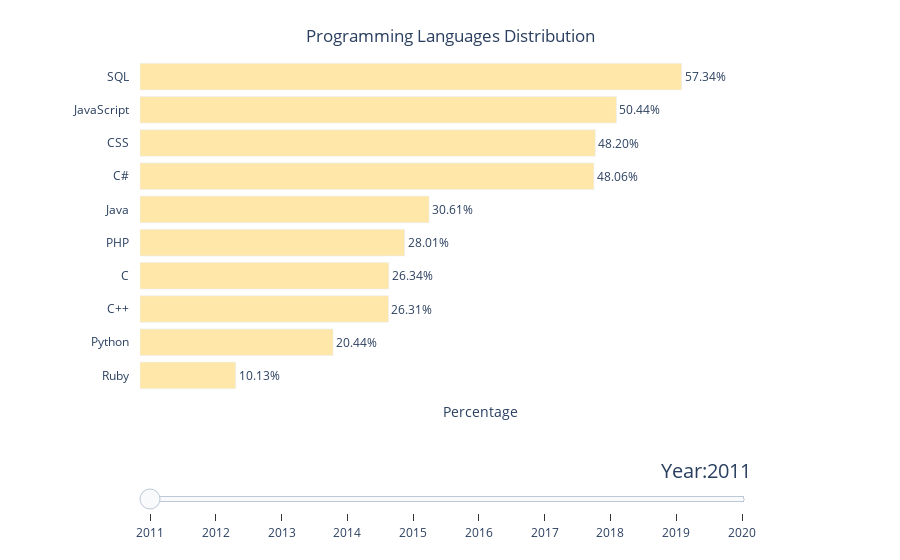

Notebook source saved alongside this figure:
### Code cell
fig = px.bar(
    concat_programming_languages, x="percentage", y="language", text="percentage",
    animation_frame="year", 
    color_discrete_sequence=['rgb(255, 231, 169)'],
    hover_data={'year': False, 'language': True, 'percentage':':.2%',},
)
        
slider_duration = 400
for step in range(len(fig.layout.sliders[0].steps)):
    fig.layout.sliders[0].steps[step].args[1]['transition'] = {"duration": slider_duration, "easing": "cubic-in-out"}
    fig.layout.sliders[0].steps[step].args[1]['frame'] = {'duration': slider_duration, 'redraw': True}

# button_duration = 1000
# fig.layout.updatemenus[0].buttons[0].args[1]["transition"]["duration"] = button_duration
# fig.layout.updatemenus[0].buttons[0].args[1]["frame"]["duration"] = button_duration
fig.layout.updatemenus[0].buttons = None
fig.layout.sliders[0]['x'] = 0
fig.layout.sliders[0]['currentvalue'] = {
    "font": {"size": 20},
    "prefix": "Year:",
    "visible": True,
    "xanchor": "right"
}

textposition='outside'
hovertemplate = "%{y}: %{x:.2%}<br>"+"<extra></extra>"
for frame in fig.frames:
    frame.data[0]['hovertemplate'] = hovertemplate
    frame.data[0]['textposition'] = textposition

fig.update_layout(
    showlegend=False,
    xaxis=dict(
        showgrid=False,
        showline=False,
        zeroline=False,
        showticklabels=False,
        title='Percentage',
        range=[0, 0.72]
    ),
    yaxis=dict(
        title='',
        showgrid=False,
        showline=False,
        zeroline=False,
        ticks= "outside", 
        tickcolor= 'white', 
        ticklen= 8,
    ),
    title=dict(
        text= "Programming Languages Distribution",
        x=0.5,
        xanchor='center',
        yanchor='top'
    ),
    plot_bgcolor='rgba(0,0,0,0)',
    margin= {'l': 140},
)

fig.update_traces(
    texttemplate='%{text:.2%}',
    textposition=textposition,
    hovertemplate = hovertemplate
)

fig.show()

### Figure 1 — Plotly figure (JSON) as saved in the notebook; plotly's stock layout.template omitted (floating-point values rounded to 4 significant figures)
{"data": [{"alignmentgroup": "True", "customdata": [[2011, "Ruby", 0.1013], [2011, "Python", 0.2044], [2011, "C++", 0.2631], [2011, "C", 0.2634], [2011, "PHP", 0.2801], [2011, "Java", 0.3061], [2011, "C#", 0.4806], [2011, "CSS", 0.482], [2011, "JavaScript", 0.5044], [2011, "SQL", 0.5734]], "hovertemplate": "%{y}: %{x:.2%}<br><extra></extra>", "legendgroup": "", "marker": {"color": "rgb(255, 231, 169)"}, "name": "", "offsetgroup": "", "orientation": "h", "showlegend": false, "text": [0.1013, 0.2044, 0.2631, 0.2634, 0.2801, 0.3061, 0.4806, 0.482, 0.5044, 0.5734], "textposition": "outside", "texttemplate": "%{text:.2%}", "type": "bar", "x": [0.1013, 0.2044, 0.2631, 0.2634, 0.2801, 0.3061, 0.4806, 0.482, 0.5044, 0.5734], "xaxis": "x", "y": ["Ruby", "Python", "C++", "C", "PHP", "Java", "C#", "CSS", "JavaScript", "SQL"], "yaxis": "y"}], "layout": {"autosize": true, "barmode": "relative", "legend": {"tracegroupgap": 0}, "margin": {"l": 140, "t": 60}, "plot_bgcolor": "rgba(0, 0, 0, 0)", "showlegend": false, "sliders": [{"active": 0, "currentvalue": {"font": {"size": 20}, "prefix": "Year:", "visible": true, "xanchor": "right"}, "len": 0.9, "pad": {"b": 10, "t": 60}, "steps": [{"args": [["2011"], {"frame": {"duration": 400, "redraw": true}, "fromcurrent": true, "mode": "immediate", "transition": {"duration": 400, "easing": "cubic-in-out"}}], "label": "2011", "method": "animate"}, {"args": [["2012"], {"frame": {"duration": 400, "redraw": true}, "fromcurrent": true, "mode": "immediate", "transition": {"duration": 400, "easing": "cubic-in-out"}}], "label": "2012", "method": "animate"}, {"args": [["2013"], {"frame": {"duration": 400, "redraw": true}, "fromcurrent": true, "mode": "immediate", "transition": {"duration": 400, "easing": "cubic-in-out"}}], "label": "2013", "method": "animate"}, {"args": [["2014"], {"frame": {"duration": 400, "redraw": true}, "fromcurrent": true, "mode": "immediate", "transition": {"duration": 400, "easing": "cubic-in-out"}}], "label": "2014", "method": "animate"}, {"args": [["2015"], {"frame": {"duration": 400, "redraw": true}, "fromcurrent": true, "mode": "immediate", "transition": {"duration": 400, "easing": "cubic-in-out"}}], "label": "2015", "method": "animate"}, {"args": [["2016"], {"frame": {"duration": 400, "redraw": true}, "fromcurrent": true, "mode": "immediate", "transition": {"duration": 400, "easing": "cubic-in-out"}}], "label": "2016", "method": "animate"}, {"args": [["2017"], {"frame": {"duration": 400, "redraw": true}, "fromcurrent": true, "mode": "immediate", "transition": {"duration": 400, "easing": "cubic-in-out"}}], "label": "2017", "method": "animate"}, {"args": [["2018"], {"frame": {"duration": 400, "redraw": true}, "fromcurrent": true, "mode": "immediate", "transition": {"duration": 400, "easing": "cubic-in-out"}}], "label": "2018", "method": "animate"}, {"args": [["2019"], {"frame": {"duration": 400, "redraw": true}, "fromcurrent": true, "mode": "immediate", "transition": {"duration": 400, "easing": "cubic-in-out"}}], "label": "2019", "method": "animate"}, {"args": [["2020"], {"frame": {"duration": 400, "redraw": true}, "fromcurrent": true, "mode": "immediate", "transition": {"duration": 400, "easing": "cubic-in-out"}}], "label": "2020", "method": "animate"}], "x": 0, "xanchor": "left", "y": 0, "yanchor": "top"}], "title": {"text": "Programming Languages Distribution", "x": 0.5, "xanchor": "center", "yanchor": "top"}, "updatemenus": [{"direction": "left", "pad": {"r": 10, "t": 70}, "showactive": false, "type": "buttons", "x": 0.1, "xanchor": "right", "y": 0, "yanchor": "top"}], "xaxis": {"anchor": "y", "domain": [0, 1], "range": [0, 0.72], "showgrid": false, "showline": false, "showticklabels": false, "title": {"text": "Percentage"}, "type": "linear", "zeroline": false}, "yaxis": {"anchor": "x", "autorange": true, "domain": [0, 1], "range": [-0.5, 9.5], "showgrid": false, "showline": false, "tickcolor": "white", "ticklen": 8, "ticks": "outside", "title": {"text": ""}, "type": "category", "zeroline": false}}}
